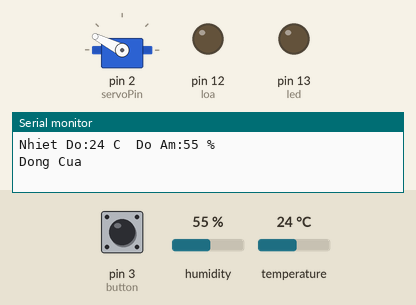
Recording of a sketch running on a simulated Arduino Uno, built with avr-gcc and run on an emulated ATmega328P. On the bench: servo, output pins drawn as LEDs (lit = HIGH), the last lines printed to the serial monitor. Inputs (shaded band) come from the test bench; at power-on: pin 3 (button) HIGH, humidity 55 %, temperature 24 °C.

Above: at 0.46 s.
At 3.5 s:
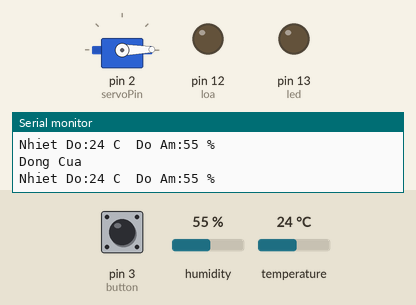
3.6 s: pin 3 (button) pulled LOW for 1.35 s
At 7.2 s:
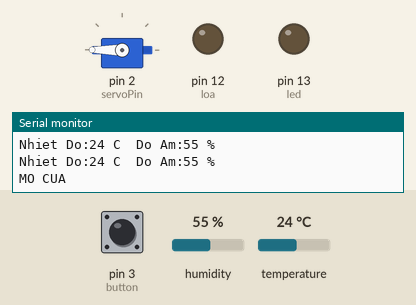
Timing chart, 0 to 8.7 s (numbered marks = the images above; inputs shaded):
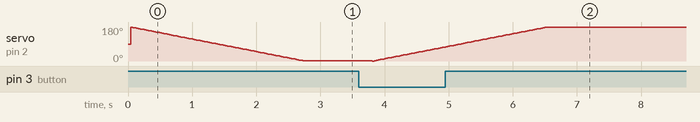

The sketch:

RutGonLai.ino
```cpp
#include <Servo.h>  // Thư viện điều khiển servo
#include <DFRobot_DHT11.h>
DFRobot_DHT11 DHT;

#define DHT11_PIN 10

// Khai báo đối tượng myservo dùng để điều khiển servo
Servo myservo;
int led = 13;
int test = 0;
int servoPin = 2;  // Khai báo chân điều khiển servo
int button = 3;
int temp = 1;
int status = 0;
char data;
int loa = 12;
void setup() {
  // Cài đặt chức năng điều khiển servo cho chân servoPin
  myservo.attach(servoPin);
  pinMode(led, OUTPUT);
  pinMode(button, INPUT_PULLUP);
  pinMode(loa, OUTPUT);
  Serial.begin(9600);  // Mở giao tiếp Serial ở baudrate 9600
}
void loop() {
  // put your main code here, to run repeatedly:
  hienthongtin();
  if (DHT.temperature < 35) {
    dongcua();
    while (DHT.temperature < 35) {
      hienthongtin();
      if (digitalRead(button) == LOW) {
        delay(20);
        if (digitalRead(button) == LOW) {
          mocua();
          //delay(5000);
          while (digitalRead(button) == HIGH);
          dongcua();
        }
      }
      delay(1000);
    }
  } else {
    mocua();
  }
  while (DHT.temperature >= 35) {
    hienthongtin();
    //if(Serial.available())
    if (DHT.temperature > 50 || Serial.read() == '1') {
      Serial.println("Nhiet Do Qua Cao");
      while (status == 0) {
        digitalWrite(led, HIGH);
        delay(50);
        digitalWrite(led, LOW);
        delay(50);
        digitalWrite(loa, HIGH);
        if (digitalRead(button) == LOW || Serial.read() == '0') {
          //Serial.flush();
          digitalWrite(loa, LOW);
          break;
        }
      }
    }
    delay(1000);
    /*
      if(DHT.temperature> 50){
        while(status==0){
          digitalWrite(led,HIGH);
          delay(50);
          digitalWrite(led,LOW);
          delay(50);
          if(digitalRead(button)==LOW)
            break;
        }
      }
      */
    if (digitalRead(button) == LOW) {
      delay(20);
      if (digitalRead(button) == LOW) {
        dongcua();
      }
      //delay(5000);
      while (digitalRead(button) == HIGH);
      mocua();
    }
  }
  delay(1000);
}
void hienthongtin() {
  DHT.read(DHT11_PIN);
  Serial.print("Nhiet Do:");
  Serial.print(DHT.temperature);
  Serial.print(" C");
  Serial.print("\tDo Am:");
  Serial.print(DHT.humidity);
  Serial.println(" %");
}

void mocua() {
  Serial.println("MO CUA");
  for (test = 0; test <= 180; test += 1) {
    myservo.write(test);
    delay(15);
  }
}

void dongcua() {
  Serial.println("Dong Cua");
  for (test = 180; test >= 1; test -= 1) {
    myservo.write(test);
    delay(15);
  }
}
```
